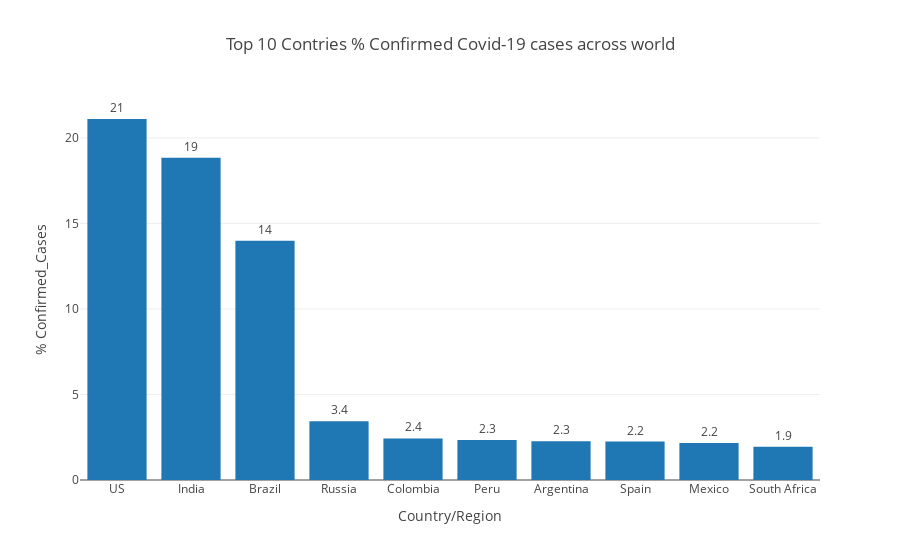

Here is the notebook cell this chart was saved with:
### Code cell
fig = px.bar(Countries_Contribution, x="Country/Region", y="% Confirmed_Cases", 
               title="Top 10 Contries % Confirmed Covid-19 cases across world", text="% Confirmed_Cases")
fig.update_traces(texttemplate='%{text:.2s}', textposition='outside')
#fig.update_layout(uniformtext_minsize=8, uniformtext_mode='hide')
#fig.show()

### Figure 1 — Plotly figure (JSON) as saved in the notebook; plotly's stock layout.template omitted (floating-point values rounded to 4 significant figures)
{"data": [{"alignmentgroup": "True", "hovertemplate": "Country/Region=%{x}<br>% Confirmed_Cases=%{text}<extra></extra>", "legendgroup": "", "marker": {"color": "#1F77B4"}, "name": "", "offsetgroup": "", "orientation": "v", "showlegend": false, "text": [21.1, 18.84, 13.98, 3.44, 2.433, 2.337, 2.272, 2.247, 2.167, 1.938], "textposition": "outside", "texttemplate": "%{text:.2s}", "type": "bar", "x": ["US", "India", "Brazil", "Russia", "Colombia", "Peru", "Argentina", "Spain", "Mexico", "South Africa"], "xaxis": "x", "y": [21.1, 18.84, 13.98, 3.44, 2.433, 2.337, 2.272, 2.247, 2.167, 1.938], "yaxis": "y"}], "layout": {"barmode": "relative", "legend": {"tracegroupgap": 0}, "title": {"text": "Top 10 Contries % Confirmed Covid-19 cases across world"}, "xaxis": {"anchor": "y", "domain": [0, 1], "title": {"text": "Country/Region"}}, "yaxis": {"anchor": "x", "domain": [0, 1], "title": {"text": "% Confirmed_Cases"}}}}
